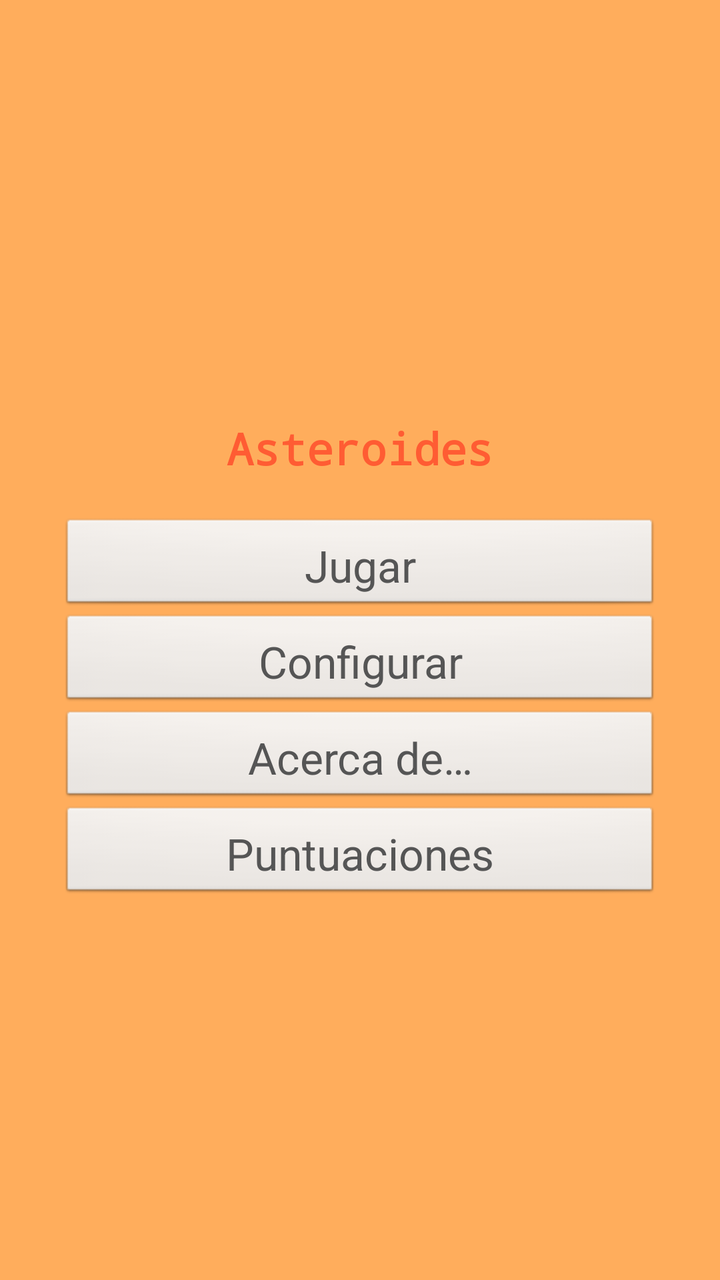
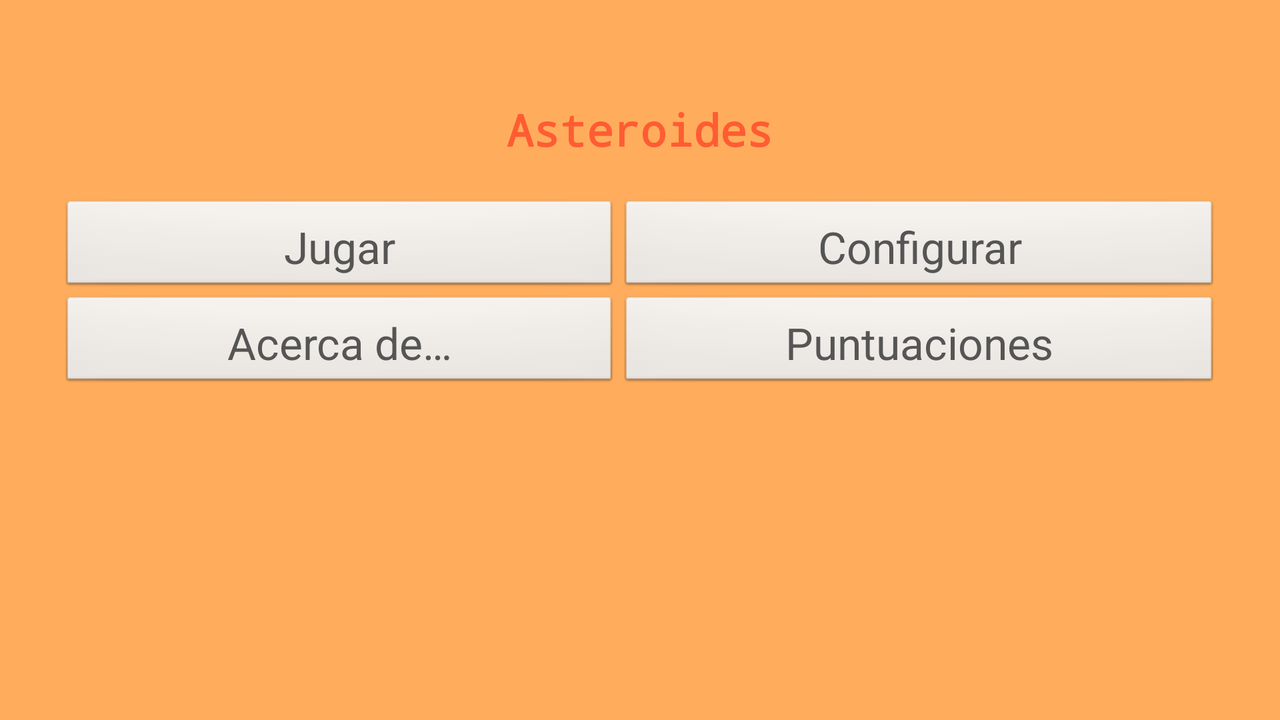

Compare how this app lays out the same screen by default and in its alternative resource folder. The renders come first, then the two layout files and the values they reference.
<!-- AndroidManifest.xml: application theme TemaAsteroides -->
<!-- res/layout/main.xml -->
<LinearLayout xmlns:android="http://schemas.android.com/apk/res/android"
    xmlns:tools="http://schemas.android.com/tools"
    android:id="@+id/LinearLayout1"
    android:layout_width="match_parent"
    android:layout_height="match_parent"
    android:background="#FFAD5C"
    android:gravity="center_vertical|center_horizontal"
    android:orientation="vertical"
    android:padding="@dimen/button_padding_lanzador"
    tools:context=".Main" >

    <TextView
        android:id="@+id/text_title"
        style="@style/TextoAsteroides"
        android:layout_margin="@dimen/title_margin_lanzador"
        android:text="@string/title" />

    <Button
        android:id="@+id/button_play"
        style="@style/TextoAsteroides.Buttons"
        android:layout_width="match_parent"
        android:layout_height="wrap_content"
        android:text="@string/button_play" />

    <Button
        android:id="@+id/button_configure"
        style="@style/TextoAsteroides.Buttons"
        android:layout_width="match_parent"
        android:layout_height="wrap_content"
        android:onClick="startSettings"
        android:text="@string/button_configure" />

    <Button
        android:id="@+id/button_about"
        style="@style/TextoAsteroides.Buttons"
        android:layout_width="match_parent"
        android:layout_height="wrap_content"
        android:onClick="startAbout"
        android:text="@string/button_about" />

    <Button
        android:id="@+id/button_scores"
        style="@style/TextoAsteroides.Buttons"
        android:layout_width="match_parent"
        android:layout_height="wrap_content"
        android:text="@string/button_scores" />

</LinearLayout>
<!-- resources referenced by this layout -->
<resources>
  <dimen name="button_padding_lanzador">30dp</dimen>
  <dimen name="title_margin_lanzador">20dp</dimen>
  <string name="button_about">Acerca de…</string>
  <string name="button_configure">Configurar</string>
  <string name="button_play">Jugar</string>
  <string name="button_scores">Puntuaciones</string>
  <string name="title">Asteroides</string>
  <style name="TextoAsteroides" parent="@android:style/TextAppearance.Large">
          <item name="android:layout_width">match_parent</item>
          <item name="android:layout_height">wrap_content</item>
          <item name="android:gravity">center</item>
          <item name="android:textColor">#FF5C33</item>
          <item name="android:typeface">monospace</item>
          <item name="android:textStyle">bold</item>
      </style>
  <style name="TextoAsteroides.Buttons">
          <item name="android:textColor">#555</item>
          <item name="android:padding">5dp</item>
          <item name="android:typeface">sans</item>
          <item name="android:textStyle">normal</item>
      </style>
  <style name="TemaAsteroides" parent="android:style/Theme.NoTitleBar" />
</resources>
<!-- res/layout-land/main.xml (the repository's variant of the layout above) -->
<!-- drawn on the phone turned sideways -->
<LinearLayout xmlns:android="http://schemas.android.com/apk/res/android"
    xmlns:tools="http://schemas.android.com/tools"
    android:id="@+id/LinearLayout1"
    android:layout_width="match_parent"
    android:layout_height="match_parent"
    android:background="#FFAD5C"
    android:gravity="center_vertical|center_horizontal"
    android:orientation="vertical"
    android:padding="@dimen/button_padding_lanzador"
    tools:context=".Localizacion" >

    <TextView
        android:id="@+id/text_title"
        style="@style/TextoAsteroides"
        android:layout_margin="@dimen/title_margin_lanzador"
        android:text="@string/title" />

    <TableLayout
        android:layout_width="fill_parent"
        android:layout_height="fill_parent"
        android:layout_gravity="center"
        android:stretchColumns="*" >

        <TableRow
            android:id="@+id/tableRow1"
            android:layout_width="match_parent"
            android:layout_height="wrap_content" >

            <Button
                android:id="@+id/button_play"
                style="@style/TextoAsteroides.Buttons"
                android:layout_width="match_parent"
                android:layout_height="wrap_content"
                android:text="@string/button_play" />

            <Button
                android:id="@+id/button_configure"
                style="@style/TextoAsteroides.Buttons"
                android:layout_width="match_parent"
                android:layout_height="wrap_content"
                android:onClick="startSettings"
                android:text="@string/button_configure" />

        </TableRow>

        <TableRow
            android:id="@+id/tableRow2"
            android:layout_width="match_parent"
            android:layout_height="wrap_content" >

            <Button
                android:id="@+id/button_about"
                style="@style/TextoAsteroides.Buttons"
                android:layout_width="match_parent"
                android:layout_height="wrap_content"
                android:onClick="startAbout"
                android:text="@string/button_about" />

            <Button
                android:id="@+id/button_scores"
                style="@style/TextoAsteroides.Buttons"
                android:layout_width="match_parent"
                android:layout_height="wrap_content"
                android:text="@string/button_scores" />

        </TableRow>
    </TableLayout>

</LinearLayout>
